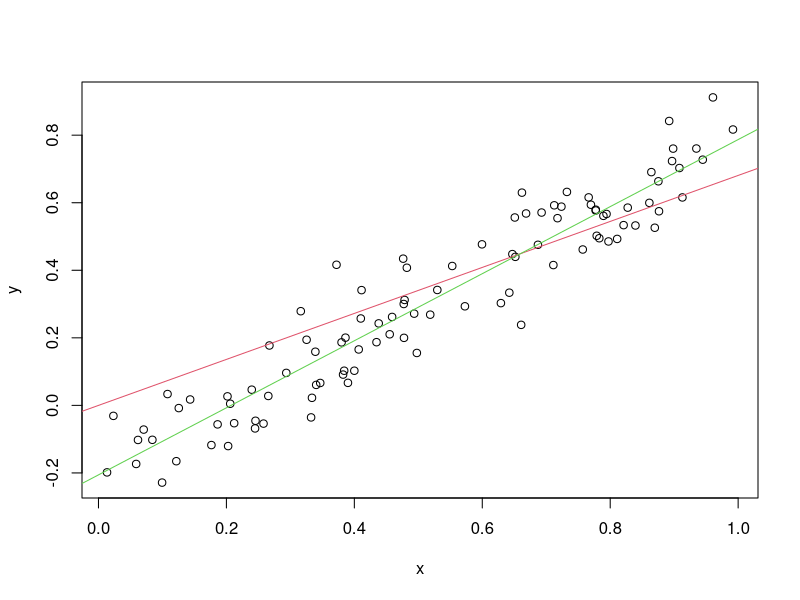
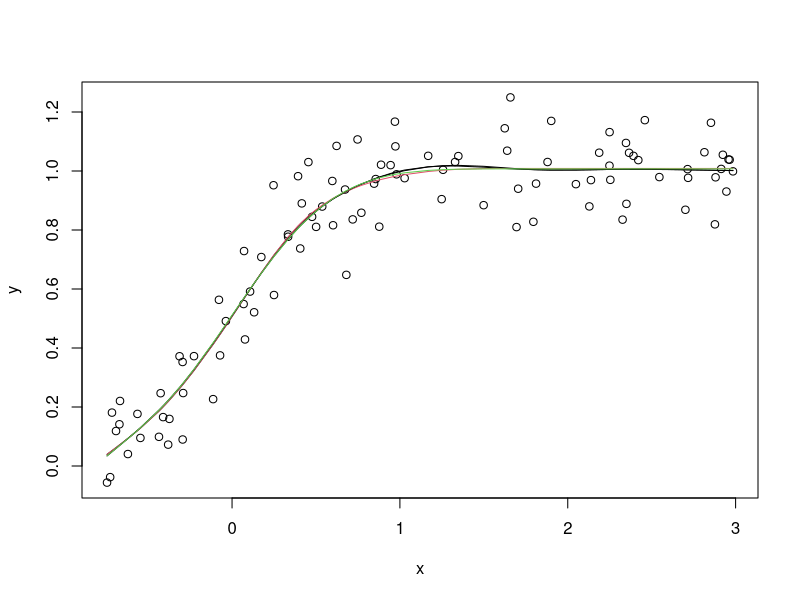
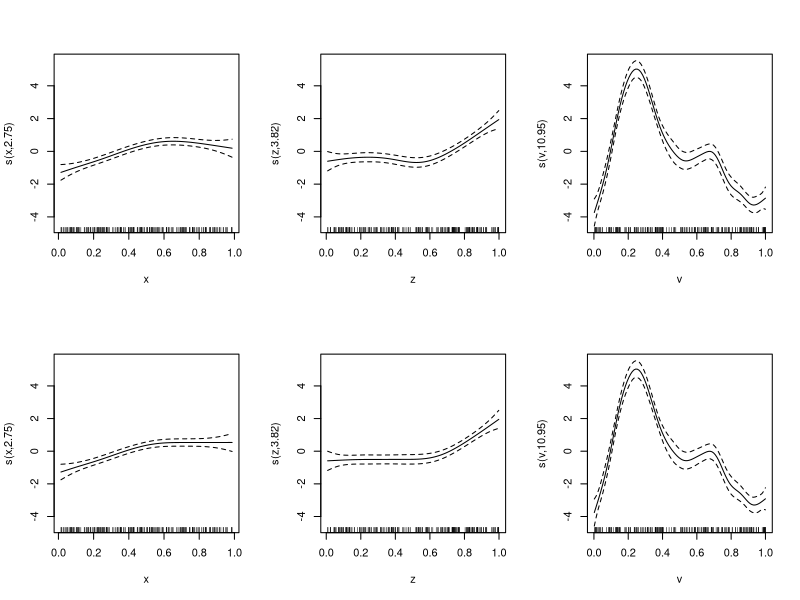

Write the R code that produced these figures, in order.
library(mgcv)


### Name: pcls
### Title: Penalized Constrained Least Squares Fitting
### Aliases: pcls
### Keywords: models smooth regression

### ** Examples

require(mgcv)
# first an un-penalized example - fit E(y)=a+bx subject to a>0
set.seed(0)
n <- 100
x <- runif(n); y <- x - 0.2 + rnorm(n)*0.1
M <- list(X=matrix(0,n,2),p=c(0.1,0.5),off=array(0,0),S=list(),
Ain=matrix(0,1,2),bin=0,C=matrix(0,0,0),sp=array(0,0),y=y,w=y*0+1)
M$X[,1] <- 1; M$X[,2] <- x; M$Ain[1,] <- c(1,0)
pcls(M) -> M$p
plot(x,y); abline(M$p,col=2); abline(coef(lm(y~x)),col=3)

# Penalized example: monotonic penalized regression spline .....

# Generate data from a monotonic truth.
x <- runif(100)*4-1;x <- sort(x);
f <- exp(4*x)/(1+exp(4*x)); y <- f+rnorm(100)*0.1; plot(x,y)
dat <- data.frame(x=x,y=y)
# Show regular spline fit (and save fitted object)
f.ug <- gam(y~s(x,k=10,bs="cr")); lines(x,fitted(f.ug))
# Create Design matrix, constraints etc. for monotonic spline....
sm <- smoothCon(s(x,k=10,bs="cr"),dat,knots=NULL)[[1]]
F <- mono.con(sm$xp);   # get constraints
G <- list(X=sm$X,C=matrix(0,0,0),sp=f.ug$sp,p=sm$xp,y=y,w=y*0+1)
G$Ain <- F$A;G$bin <- F$b;G$S <- sm$S;G$off <- 0

p <- pcls(G);  # fit spline (using s.p. from unconstrained fit)

fv<-Predict.matrix(sm,data.frame(x=x))%*%p
lines(x,fv,col=2)

# now a tprs example of the same thing....

f.ug <- gam(y~s(x,k=10)); lines(x,fitted(f.ug))
# Create Design matrix, constriants etc. for monotonic spline....
sm <- smoothCon(s(x,k=10,bs="tp"),dat,knots=NULL)[[1]]
xc <- 0:39/39 # points on [0,1]  
nc <- length(xc)  # number of constraints
xc <- xc*4-1  # points at which to impose constraints
A0 <- Predict.matrix(sm,data.frame(x=xc)) 
# ... A0%*%p evaluates spline at xc points
A1 <- Predict.matrix(sm,data.frame(x=xc+1e-6)) 
A <- (A1-A0)/1e-6    
##  ... approx. constraint matrix (A%*%p is -ve 
## spline gradient at points xc)
G <- list(X=sm$X,C=matrix(0,0,0),sp=f.ug$sp,y=y,w=y*0+1,S=sm$S,off=0)
G$Ain <- A;    # constraint matrix
G$bin <- rep(0,nc);  # constraint vector
G$p <- rep(0,10); G$p[10] <- 0.1  
# ... monotonic start params, got by setting coefs of polynomial part
p <- pcls(G);  # fit spline (using s.p. from unconstrained fit)

fv2 <- Predict.matrix(sm,data.frame(x=x))%*%p
lines(x,fv2,col=3)

######################################
## monotonic additive model example...
######################################

## First simulate data...

set.seed(10)
f1 <- function(x) 5*exp(4*x)/(1+exp(4*x));
f2 <- function(x) {
  ind <- x > .5
  f <- x*0
  f[ind] <- (x[ind] - .5)^2*10
  f 
}
f3 <- function(x) 0.2 * x^11 * (10 * (1 - x))^6 + 
      10 * (10 * x)^3 * (1 - x)^10
n <- 200
x <- runif(n); z <- runif(n); v <- runif(n)
mu <- f1(x) + f2(z) + f3(v)
y <- mu + rnorm(n)

## Preliminary unconstrained gam fit...
G <- gam(y~s(x)+s(z)+s(v,k=20),fit=FALSE)
b <- gam(G=G)

## generate constraints, by finite differencing
## using predict.gam ....
eps <- 1e-7
pd0 <- data.frame(x=seq(0,1,length=100),z=rep(.5,100),
                  v=rep(.5,100))
pd1 <- data.frame(x=seq(0,1,length=100)+eps,z=rep(.5,100),
                  v=rep(.5,100))
X0 <- predict(b,newdata=pd0,type="lpmatrix")
X1 <- predict(b,newdata=pd1,type="lpmatrix")
Xx <- (X1 - X0)/eps ## Xx %*% coef(b) must be positive 
pd0 <- data.frame(z=seq(0,1,length=100),x=rep(.5,100),
                  v=rep(.5,100))
pd1 <- data.frame(z=seq(0,1,length=100)+eps,x=rep(.5,100),
                  v=rep(.5,100))
X0 <- predict(b,newdata=pd0,type="lpmatrix")
X1 <- predict(b,newdata=pd1,type="lpmatrix")
Xz <- (X1-X0)/eps
G$Ain <- rbind(Xx,Xz) ## inequality constraint matrix
G$bin <- rep(0,nrow(G$Ain))
G$C = matrix(0,0,ncol(G$X))
G$sp <- b$sp
G$p <- coef(b)
G$off <- G$off-1 ## to match what pcls is expecting
## force inital parameters to meet constraint
G$p[11:18] <- G$p[2:9]<- 0
p <- pcls(G) ## constrained fit
par(mfrow=c(2,3))
plot(b) ## original fit
b$coefficients <- p
plot(b) ## constrained fit
## note that standard errors in preceding plot are obtained from
## unconstrained fit
